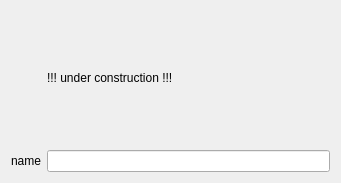
<?xml version="1.0" encoding="UTF-8"?>
<ui version="4.0">
 <class>GeneratorTemplate</class>
 <widget class="QWidget" name="GeneratorTemplate">
  <property name="geometry">
   <rect>
    <x>0</x>
    <y>0</y>
    <width>341</width>
    <height>183</height>
   </rect>
  </property>
  <property name="windowTitle">
   <string>GeneratorTemplate</string>
  </property>
  <layout class="QGridLayout" name="gridLayout">
   <item row="1" column="0">
    <widget class="QLabel" name="label">
     <property name="text">
      <string>name</string>
     </property>
    </widget>
   </item>
   <item row="1" column="1">
    <widget class="QLineEdit" name="lineEditName"/>
   </item>
   <item row="0" column="1">
    <widget class="QLabel" name="label_2">
     <property name="text">
      <string>!!! under construction !!!</string>
     </property>
    </widget>
   </item>
  </layout>
 </widget>
 <resources/>
 <connections/>
</ui>
